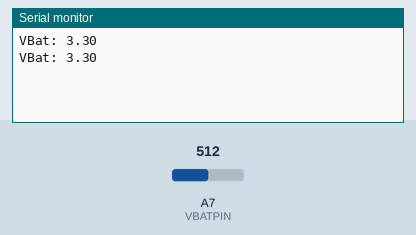
This sketch was run on a simulated Arduino Nano, built with avr-gcc and run on an emulated ATmega328P. On the bench: the last lines printed to the serial monitor. The test bench sets the inputs (shaded band); at power-on: A7 (VBATPIN) = 512.

Above: at 1.8 s.
1.9 s: A7 (VBATPIN) set to 716
At 2.8 s:
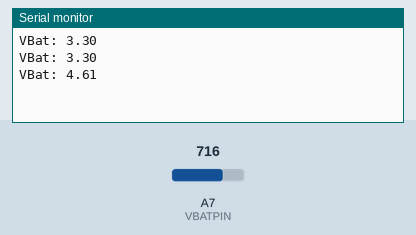
3.4 s: A7 (VBATPIN) set to 900
At 4.3 s:
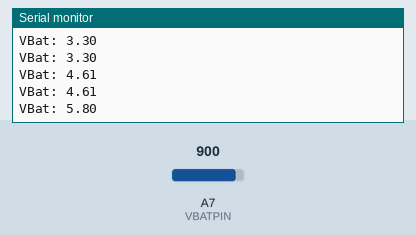
Timing chart, 0 to 6.4 s (numbered marks = the images above; inputs shaded):
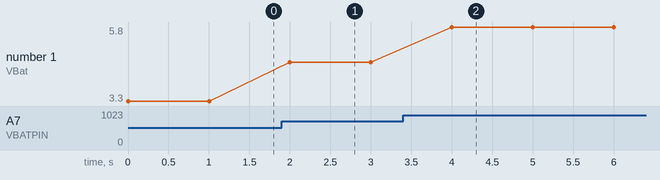

Measured:
- after the input at 1.9 s, the serial monitor: prints a new line after 0.10 s (image 1)
- after the input at 3.4 s, the serial monitor: prints a new line after 0.60 s (image 2)
- plotted number 1: 3.3 → 4.61 after the input at 1.9 s, 4.61 → 5.8 after the input at 3.4 s

The sketch:

test_batt.ino
```cpp
#define VBATPIN A7

void setup() {
  // put your setup code here, to run once:
  Serial.begin(9600);
  while (!Serial) delay(10);
}

void loop() {
  // put your main code here, to run repeatedly:
  float measuredvbat = analogRead(VBATPIN);
  measuredvbat *= 2;    // we divided by 2, so multiply back
  measuredvbat *= 3.3;  // Multiply by 3.3V, our reference voltage
  measuredvbat /= 1024; // convert to voltage
  Serial.print("VBat: " ); Serial.println(measuredvbat);
  delay(1000);
}
```
